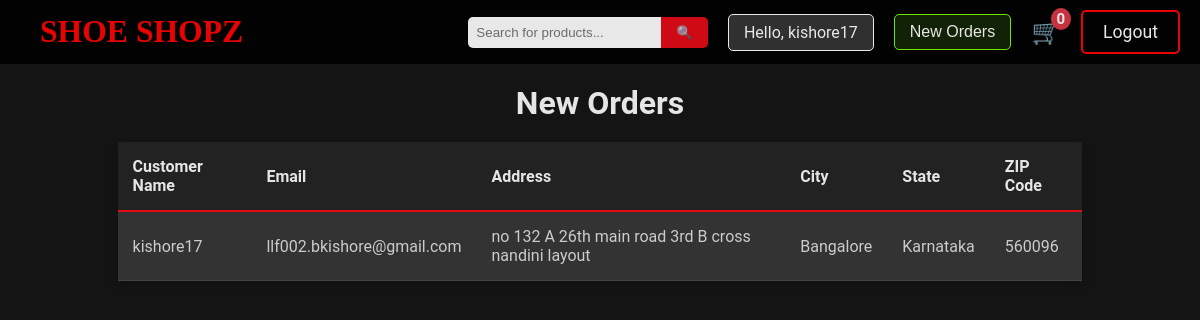
/new-orders/ (signed in), run on an earlier commit of the app's database.
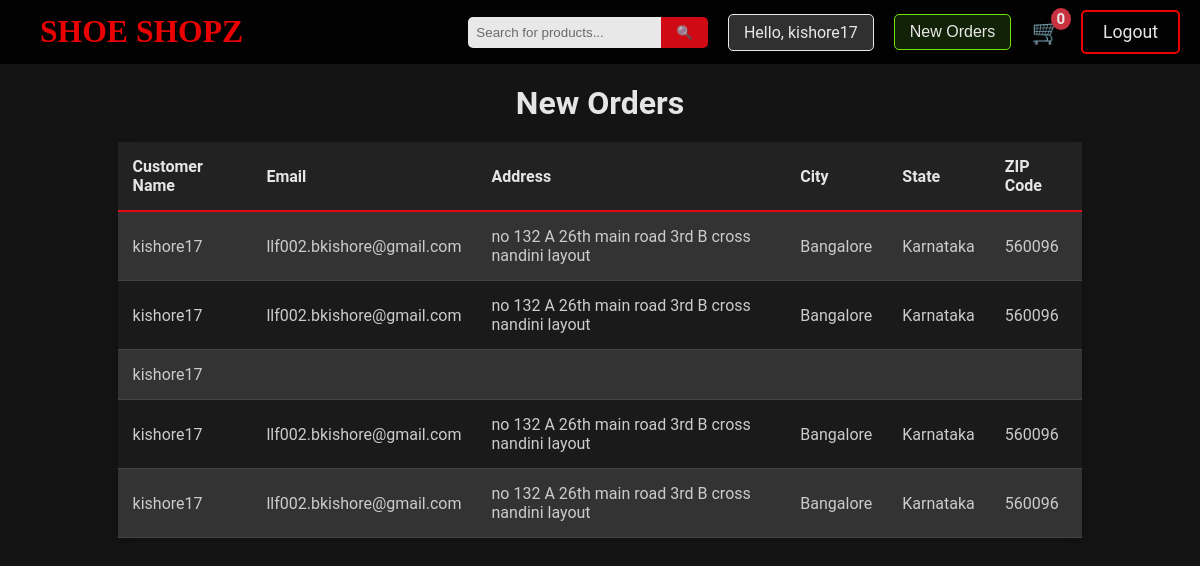
And on a later commit of the database.
### shop/models.py (models this page shows, shortened)
class Order(models.Model):
    user = models.ForeignKey(User, on_delete=models.CASCADE)
    name = models.CharField(max_length=255)
    address = models.TextField()
    city = models.CharField(max_length=255)
    state = models.CharField(max_length=255)
    zip_code = models.CharField(max_length=10)
    email = models.EmailField()

### shop/views.py (the view)
# urls.py: path('new-orders/', new_orders, name='new_orders'),
def new_orders(request):
    if request.user.is_staff:  # Assuming only staff/admin can view orders
        orders = Order.objects.all()  # Fetch all orders
        return render(request, "new_orders.html", {"orders": orders})
    else:
        return redirect("home")  # Redirect if user is not authorized

### shop/context_processors.py (called while the page is built)
def cart_item_count(request):
    count = 0
    if request.user.is_authenticated:
        try:
            cart = Cart.objects.get(user=request.user)
            count = CartItem.objects.filter(cart=cart).aggregate(total=models.Sum('quantity'))['total'] or 0
        except Cart.DoesNotExist:
            pass
    return {'cart_item_count': count}

### shop/templates/new_orders.html
{% extends "base.html" %}
{% load static %}
{% block content %}
<link rel="stylesheet" href="{% static "css/order.css" %}">
<h2>New Orders</h2>
<table>
  <thead>
    <tr>
      <th>Customer Name</th>
      <th>Email</th>
      <th>Address</th>
      <th>City</th>
      <th>State</th>
      <th>ZIP Code</th>
    </tr>
  </thead>
  <tbody>
    {% for order in orders %}
    <tr>
      <td>{{ order.user }}</td>
      <td>{{ order.email }}</td>
      <td>{{ order.address }}</td>
      <td>{{ order.city }}</td>
      <td>{{ order.state }}</td>
      <td>{{ order.zip_code }}</td>
    </tr>
    {% empty %}
    <tr>
      <td colspan="9">No orders found</td>
    </tr>
    {% endfor %}
  </tbody>
</table>
{% endblock %}

What changed in the data, as far as the page shows it:
added Order: user "kishore17", email "llf002.bkishore@gmail.com", address "no 132 A 26th main road 3rd B cross nandini layout", city "Bangalore", state "Karnataka", zip_code "560096"
added Order: user "kishore17"
added Order: user "kishore17", email "llf002.bkishore@gmail.com", address "no 132 A 26th main road 3rd B cross nandini layout", city "Bangalore", state "Karnataka", zip_code "560096"
added Order: user "kishore17", email "llf002.bkishore@gmail.com", address "no 132 A 26th main road 3rd B cross nandini layout", city "Bangalore", state "Karnataka", zip_code "560096"
